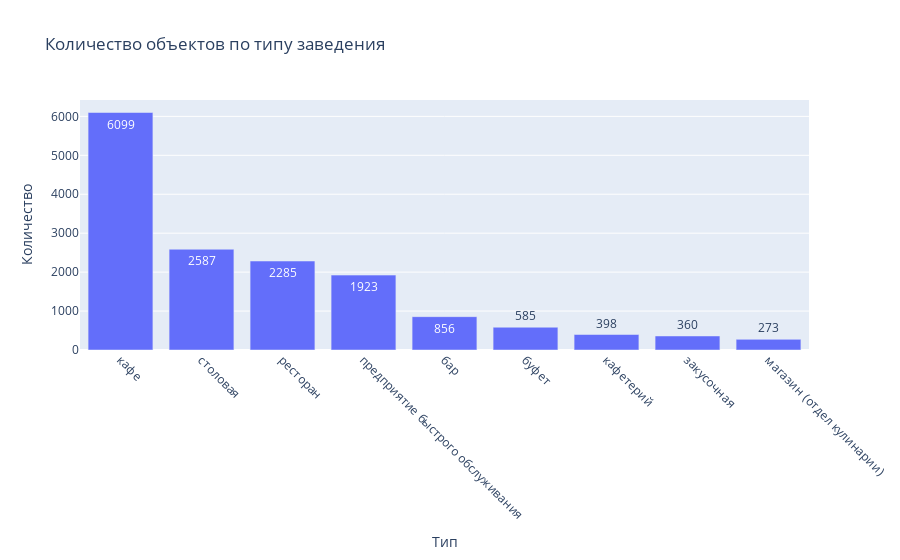

This figure's notebook cell:
### Markdown cell above
Исследуем соотношение видов объектов общественного питания по количеству:

### Code cell
fig_1 = px.bar(
    data.groupby('object_type').count().reset_index().sort_values(by='id', ascending=False),
     x='object_type',
     y='id',
     text='id',
     title='Количество объектов по типу заведения',
     labels={'id':'Количество','object_type':'Тип'}
               )
fig_1.update_xaxes(tickangle=45)
fig_1.show()

### Figure 1 — Plotly figure (JSON) as saved in the notebook; plotly's stock layout.template omitted (floating-point values rounded to 4 significant figures)
{"data": [{"alignmentgroup": "True", "hovertemplate": "Тип=%{x}<br>Количество=%{text}<extra></extra>", "legendgroup": "", "marker": {"color": "#636efa", "pattern": {"shape": ""}}, "name": "", "offsetgroup": "", "orientation": "v", "showlegend": false, "text": [6099, 2587, 2285, 1923, 856, 585, 398, 360, 273], "textposition": "auto", "type": "bar", "x": ["кафе", "столовая", "ресторан", "предприятие быстрого обслуживания", "бар", "буфет", "кафетерий", "закусочная", "магазин (отдел кулинарии)"], "xaxis": "x", "y": [6099, 2587, 2285, 1923, 856, 585, 398, 360, 273], "yaxis": "y"}], "layout": {"barmode": "relative", "legend": {"tracegroupgap": 0}, "title": {"text": "Количество объектов по типу заведения"}, "xaxis": {"anchor": "y", "domain": [0, 1], "tickangle": 45, "title": {"text": "Тип"}}, "yaxis": {"anchor": "x", "domain": [0, 1], "title": {"text": "Количество"}}}}
